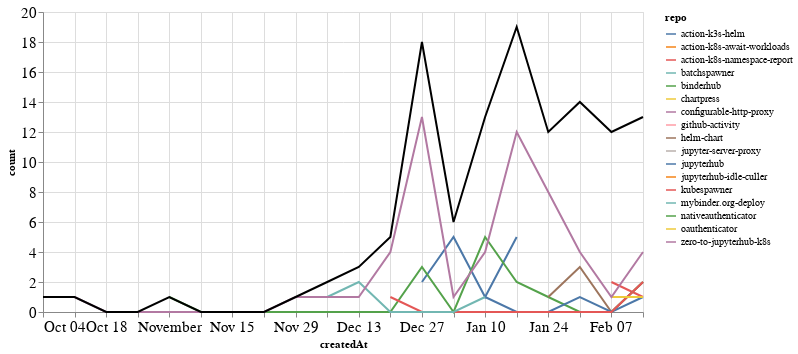

The notebook cell saved with this chart:
### Markdown cell above
### PRs

### Code cell
prs_time = prs.groupby('repo').resample('W', on='createdAt').count()['author'].reset_index()
prs_time = prs_time.rename(columns={'author': 'count'})
prs_time_total = prs_time.groupby('createdAt').agg({"count": "sum"}).reset_index()

ch1 = alt.Chart(prs_time, width=600).mark_line().encode(
    x='createdAt',
    y='count',
    color='repo',
    tooltip="repo"
)

ch2 = alt.Chart(prs_time_total, width=600).mark_line(color="black").encode(
    x='createdAt',
    y='count',
)

ch1 + ch2

### Figure 1 — Vega-Lite specification as saved in the notebook (floating-point values rounded to 4 significant figures)
{"config": {"axisLeft": {"labelFontSize": 15}, "axisBottom": {"labelFontSize": 15}}, "layer": [{"data": {"name": "data-f45b794b0994fa438e24c38e22eae5ec"}, "mark": "line", "encoding": {"color": {"type": "nominal", "field": "repo"}, "tooltip": {"type": "nominal", "field": "repo"}, "x": {"type": "temporal", "field": "createdAt"}, "y": {"type": "quantitative", "field": "count"}}, "width": 600}, {"data": {"name": "data-86d521bf2b493def31df9fd7c8f0cc4a"}, "mark": {"type": "line", "color": "black"}, "encoding": {"x": {"type": "temporal", "field": "createdAt"}, "y": {"type": "quantitative", "field": "count"}}, "width": 600}], "$schema": "https://vega.github.io/schema/vega-lite/v4.8.1.json", "datasets": {"data-f45b794b0994fa438e24c38e22eae5ec": [{"repo": "action-k3s-helm", "createdAt": "2020-12-27T00:00:00", "count": 2}, {"repo": "action-k3s-helm", "createdAt": "2021-01-03T00:00:00", "count": 5}, {"repo": "action-k3s-helm", "createdAt": "2021-01-10T00:00:00", "count": 1}, {"repo": "action-k3s-helm", "createdAt": "2021-01-17T00:00:00", "count": 5}, {"repo": "action-k8s-await-workloads", "createdAt": "2021-02-07T00:00:00", "count": 3}, {"repo": "action-k8s-namespace-report", "createdAt": "2021-02-07T00:00:00", "count": 2}, {"repo": "action-k8s-namespace-report", "createdAt": "2021-02-14T00:00:00", "count": 1}, {"repo": "batchspawner", "createdAt": "2021-01-31T00:00:00", "count": 1}, {"repo": "binderhub", "createdAt": "2020-11-01T00:00:00", "count": 1}, {"repo": "binderhub", "createdAt": "2020-11-08T00:00:00", "count": 0}, {"repo": "binderhub", "createdAt": "2020-11-15T00:00:00", "count": 0}, {"repo": "binderhub", "createdAt": "2020-11-22T00:00:00", "count": 0}, {"repo": "binderhub", "createdAt": "2020-11-29T00:00:00", "count": 0}, {"repo": "binderhub", "createdAt": "2020-12-06T00:00:00", "count": 0}, {"repo": "binderhub", "createdAt": "2020-12-13T00:00:00", "count": 0}, {"repo": "binderhub", "createdAt": "2020-12-20T00:00:00", "count": 0}, {"repo": "binderhub", "createdAt": "2020-12-27T00:00:00", "count": 3}, {"repo": "binderhub", "createdAt": "2021-01-03T00:00:00", "count": 0}, {"repo": "binderhub", "createdAt": "2021-01-10T00:00:00", "count": 5}, {"repo": "binderhub", "createdAt": "2021-01-17T00:00:00", "count": 2}, {"repo": "binderhub", "createdAt": "2021-01-24T00:00:00", "count": 1}, {"repo": "binderhub", "createdAt": "2021-01-31T00:00:00", "count": 0}, {"repo": "binderhub", "createdAt": "2021-02-07T00:00:00", "count": 0}, {"repo": "binderhub", "createdAt": "2021-02-14T00:00:00", "count": 2}, {"repo": "chartpress", "createdAt": "2021-01-24T00:00:00", "count": 2}, {"repo": "configurable-http-proxy", "createdAt": "2021-02-07T00:00:00", "count": 2}, {"repo": "github-activity", "createdAt": "2021-01-10T00:00:00", "count": 1}, {"repo": "helm-chart", "createdAt": "2021-01-24T00:00:00", "count": 1}, {"repo": "helm-chart", "createdAt": "2021-01-31T00:00:00", "count": 3}, {"repo": "helm-chart", "createdAt": "2021-02-07T00:00:00", "count": 0}, {"repo": "helm-chart", "createdAt": "2021-02-14T00:00:00", "count": 2}, {"repo": "jupyter-server-proxy", "createdAt": "2021-02-07T00:00:00", "count": 3}, {"repo": "jupyterhub", "createdAt": "2021-01-10T00:00:00", "count": 1}, {"repo": "jupyterhub", "createdAt": "2021-01-17T00:00:00", "count": 0}, {"repo": "jupyterhub", "createdAt": "2021-01-24T00:00:00", "count": 0}, {"repo": "jupyterhub", "createdAt": "2021-01-31T00:00:00", "count": 1}, {"repo": "jupyterhub", "createdAt": "2021-02-07T00:00:00", "count": 0}, {"repo": "jupyterhub", "createdAt": "2021-02-14T00:00:00", "count": 1}, {"repo": "jupyterhub-idle-culler", "createdAt": "2021-01-31T00:00:00", "count": 1}, {"repo": "kubespawner", "createdAt": "2020-12-20T00:00:00", "count": 1}, {"repo": "kubespawner", "createdAt": "2020-12-27T00:00:00", "count": 0}, {"repo": "kubespawner", "createdAt": "2021-01-03T00:00:00", "count": 0}, {"repo": "kubespawner", "createdAt": "2021-01-10T00:00:00", "count": 0}, {"repo": "kubespawner", "createdAt": "2021-01-17T00:00:00", "count": 0}, {"repo": "kubespawner", "createdAt": "2021-01-24T00:00:00", "count": 0}, {"repo": "kubespawner", "createdAt": "2021-01-31T00:00:00", "count": 0}, {"repo": "kubespawner", "createdAt": "2021-02-07T00:00:00", "count": 0}, {"repo": "kubespawner", "createdAt": "2021-02-14T00:00:00", "count": 2}, {"repo": "mybinder.org-deploy", "createdAt": "2020-12-06T00:00:00", "count": 1}, {"repo": "mybinder.org-deploy", "createdAt": "2020-12-13T00:00:00", "count": 2}, {"repo": "mybinder.org-deploy", "createdAt": "2020-12-20T00:00:00", "count": 0}, {"repo": "mybinder.org-deploy", "createdAt": "2020-12-27T00:00:00", "count": 0}, {"repo": "mybinder.org-deploy", "createdAt": "2021-01-03T00:00:00", "count": 0}, {"repo": "mybinder.org-deploy", "createdAt": "2021-01-10T00:00:00", "count": 1}, {"repo": "nativeauthenticator", "createdAt": "2021-01-31T00:00:00", "count": 4}, {"repo": "oauthenticator", "createdAt": "2021-02-07T00:00:00", "count": 1}, {"repo": "oauthenticator", "createdAt": "2021-02-14T00:00:00", "count": 1}, {"repo": "zero-to-jupyterhub-k8s", "createdAt": "2020-10-04T00:00:00", "count": 1}, {"repo": "zero-to-jupyterhub-k8s", "createdAt": "2020-10-11T00:00:00", "count": 1}, {"repo": "zero-to-jupyterhub-k8s", "createdAt": "2020-10-18T00:00:00", "count": 0}, {"repo": "zero-to-jupyterhub-k8s", "createdAt": "2020-10-25T00:00:00", "count": 0}, {"repo": "zero-to-jupyterhub-k8s", "createdAt": "2020-11-01T00:00:00", "count": 0}, {"repo": "zero-to-jupyterhub-k8s", "createdAt": "2020-11-08T00:00:00", "count": 0}, {"repo": "zero-to-jupyterhub-k8s", "createdAt": "2020-11-15T00:00:00", "count": 0}, {"repo": "zero-to-jupyterhub-k8s", "createdAt": "2020-11-22T00:00:00", "count": 0}, {"repo": "zero-to-jupyterhub-k8s", "createdAt": "2020-11-29T00:00:00", "count": 1}, {"repo": "zero-to-jupyterhub-k8s", "createdAt": "2020-12-06T00:00:00", "count": 1}, {"repo": "zero-to-jupyterhub-k8s", "createdAt": "2020-12-13T00:00:00", "count": 1}, {"repo": "zero-to-jupyterhub-k8s", "createdAt": "2020-12-20T00:00:00", "count": 4}, {"repo": "zero-to-jupyterhub-k8s", "createdAt": "2020-12-27T00:00:00", "count": 13}, {"repo": "zero-to-jupyterhub-k8s", "createdAt": "2021-01-03T00:00:00", "count": 1}, {"repo": "zero-to-jupyterhub-k8s", "createdAt": "2021-01-10T00:00:00", "count": 4}, {"repo": "zero-to-jupyterhub-k8s", "createdAt": "2021-01-17T00:00:00", "count": 12}, {"repo": "zero-to-jupyterhub-k8s", "createdAt": "2021-01-24T00:00:00", "count": 8}, {"repo": "zero-to-jupyterhub-k8s", "createdAt": "2021-01-31T00:00:00", "count": 4}, {"repo": "zero-to-jupyterhub-k8s", "createdAt": "2021-02-07T00:00:00", "count": 1}, {"repo": "zero-to-jupyterhub-k8s", "createdAt": "2021-02-14T00:00:00", "count": 4}], "data-86d521bf2b493def31df9fd7c8f0cc4a": [{"createdAt": "2020-10-04T00:00:00", "count": 1}, {"createdAt": "2020-10-11T00:00:00", "count": 1}, {"createdAt": "2020-10-18T00:00:00", "count": 0}, {"createdAt": "2020-10-25T00:00:00", "count": 0}, {"createdAt": "2020-11-01T00:00:00", "count": 1}, {"createdAt": "2020-11-08T00:00:00", "count": 0}, {"createdAt": "2020-11-15T00:00:00", "count": 0}, {"createdAt": "2020-11-22T00:00:00", "count": 0}, {"createdAt": "2020-11-29T00:00:00", "count": 1}, {"createdAt": "2020-12-06T00:00:00", "count": 2}, {"createdAt": "2020-12-13T00:00:00", "count": 3}, {"createdAt": "2020-12-20T00:00:00", "count": 5}, {"createdAt": "2020-12-27T00:00:00", "count": 18}, {"createdAt": "2021-01-03T00:00:00", "count": 6}, {"createdAt": "2021-01-10T00:00:00", "count": 13}, {"createdAt": "2021-01-17T00:00:00", "count": 19}, {"createdAt": "2021-01-24T00:00:00", "count": 12}, {"createdAt": "2021-01-31T00:00:00", "count": 14}, {"createdAt": "2021-02-07T00:00:00", "count": 12}, {"createdAt": "2021-02-14T00:00:00", "count": 13}]}}
